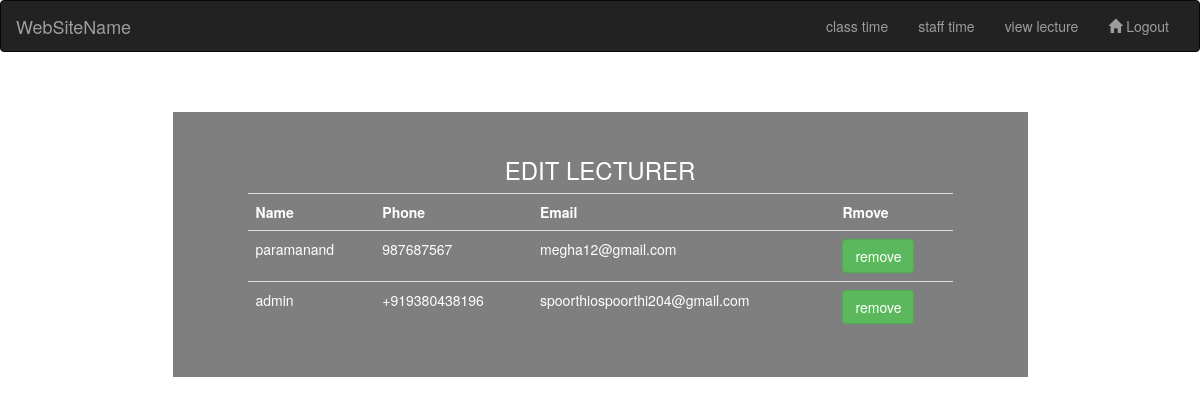
Page /lecturer on the committed database.
### tables this page shows
CREATE TABLE user(name TEXT, password TEXT, mobile TEXT, email TEXT);

### app.py (the view)
@app.route('/lecturer')
def lecturer():
    con = sqlite3.connect('database.db')
    cr = con.cursor()
    query = "SELECT * FROM user"
    cr.execute(query)
    result = cr.fetchall()
    if result:
        return render_template('viewlecture.html', result=result)
    else:
        return render_template('viewlecture.html', msg="data not found")

### templates/viewlecture.html (shortened to what this page needs)
<!DOCTYPE html>
<html lang="en">
<head>
  <link rel="stylesheet" href="https://maxcdn.bootstrapcdn.com/bootstrap/3.4.1/css/bootstrap.min.css">
</head>
<body >
<nav class="navbar navbar-inverse">
  <div class="container-fluid">
    <div class="navbar-header">
      <a class="navbar-brand" >WebSiteName</a>
    </div>
    <div class="collapse navbar-collapse" id="myNavbar">
      <ul class="nav navbar-nav navbar-right">
        <li><a href="/class_timings"> class time</a></li>
        <li><a href="/staff_timings">staff time</a></li>
        <li><a href="/lecturer">view lecture</a></li>
        <li><a  href="{{ url_for('logout')}}"><span class="glyphicon glyphicon-home"></span> Logout</a></li>
    </ul>
    </div>
  </div>
</nav>
  <div class="container">
        {% if result %}
        <div id="form1">
          <center><h3>EDIT LECTURER</h3></center>
        <table class="table">
          <tr>
            <th>Name</th>
            <th>Phone</th>
            <th>Email</th>
            <th>Rmove</th>
          </tr>
            {% for row in result %}
            <tr>
              <td>
                  {{row[0]}}
              </td>
              <td>{{row[2]}}</td>
              <td>{{row[3]}}</td>
              {% set email = row[3] %}
              <td>
                <a href="{{url_for('remove', email=email)}}" class="btn btn-success">remove</a>
              </td>
            </tr>
            {% endfor %}
        </table>
        </div>
        {% endif %}
  </div>
</body>
</html>

### templates/viewlecture.html (style rules this page uses)
body { background-image: url('http://127.0.0.1:5000/static/admin.jpg'); background-repeat: no-repeat; background-size: cover; background-attachment: fixed; }
h3 { text-align: center; }
#form1, #form2, #form3 { width: 75%; margin: 40px auto 0 auto; padding: 25px 75px; background-color: rgba(0, 0, 0, 0.50); color: white; }

### rows in the picture
user: name "paramanand", mobile "987687567", email "megha12@gmail.com"
user: name "admin", mobile "+919380438196", email "spoorthiospoorthi204@gmail.com"
